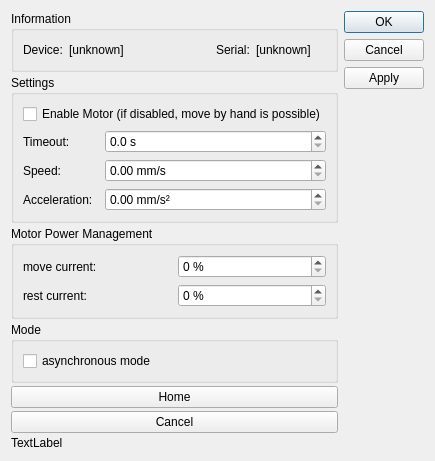
<?xml version="1.0" encoding="UTF-8"?>
<ui version="4.0">
 <class>DialogThorlabsKCubePA</class>
 <widget class="QDialog" name="DialogThorlabsKCubePA">
  <property name="geometry">
   <rect>
    <x>0</x>
    <y>0</y>
    <width>422</width>
    <height>410</height>
   </rect>
  </property>
  <property name="windowTitle">
   <string>Thorlabs KCube Position Aligner</string>
  </property>
  <layout class="QHBoxLayout" name="horizontalLayout">
   <item>
    <layout class="QVBoxLayout" name="verticalLayout_2">
     <property name="spacing">
      <number>3</number>
     </property>
     <item>
      <widget class="QGroupBox" name="group1">
       <property name="title">
        <string>Information</string>
       </property>
       <layout class="QGridLayout" name="gridLayout_2">
        <item row="0" column="0">
         <widget class="QLabel" name="label">
          <property name="text">
           <string>Device:</string>
          </property>
         </widget>
        </item>
        <item row="0" column="2">
         <spacer name="horizontalSpacer">
          <property name="orientation">
           <enum>Qt::Horizontal</enum>
          </property>
          <property name="sizeHint" stdset="0">
           <size>
            <width>40</width>
            <height>20</height>
           </size>
          </property>
         </spacer>
        </item>
        <item row="0" column="1">
         <widget class="QLabel" name="lblDevice">
          <property name="sizePolicy">
           <sizepolicy hsizetype="MinimumExpanding" vsizetype="Preferred">
            <horstretch>0</horstretch>
            <verstretch>0</verstretch>
           </sizepolicy>
          </property>
          <property name="text">
           <string>[unknown]</string>
          </property>
         </widget>
        </item>
        <item row="0" column="4">
         <widget class="QLabel" name="lblSerial">
          <property name="sizePolicy">
           <sizepolicy hsizetype="MinimumExpanding" vsizetype="Preferred">
            <horstretch>0</horstretch>
            <verstretch>0</verstretch>
           </sizepolicy>
          </property>
          <property name="text">
           <string>[unknown]</string>
          </property>
          <property name="wordWrap">
           <bool>true</bool>
          </property>
         </widget>
        </item>
        <item row="0" column="3">
         <widget class="QLabel" name="label_6">
          <property name="text">
           <string>Serial:</string>
          </property>
         </widget>
        </item>
       </layout>
      </widget>
     </item>
     <item>
      <widget class="QGroupBox" name="groupSettings">
       <property name="sizePolicy">
        <sizepolicy hsizetype="Preferred" vsizetype="Expanding">
         <horstretch>0</horstretch>
         <verstretch>0</verstretch>
        </sizepolicy>
       </property>
       <property name="title">
        <string>Settings</string>
       </property>
       <layout class="QGridLayout" name="gridLayout">
        <item row="5" column="0">
         <widget class="QLabel" name="label_10">
          <property name="text">
           <string>Speed:</string>
          </property>
         </widget>
        </item>
        <item row="6" column="2">
         <widget class="QDoubleSpinBox" name="spinAccel">
          <property name="sizePolicy">
           <sizepolicy hsizetype="MinimumExpanding" vsizetype="Fixed">
            <horstretch>0</horstretch>
            <verstretch>0</verstretch>
           </sizepolicy>
          </property>
          <property name="prefix">
           <string/>
          </property>
          <property name="suffix">
           <string> mm/s²</string>
          </property>
          <property name="decimals">
           <number>2</number>
          </property>
          <property name="minimum">
           <double>0.000000000000000</double>
          </property>
          <property name="maximum">
           <double>5000.000000000000000</double>
          </property>
          <property name="singleStep">
           <double>1.000000000000000</double>
          </property>
          <property name="value">
           <double>0.000000000000000</double>
          </property>
         </widget>
        </item>
        <item row="6" column="0">
         <widget class="QLabel" name="label_9">
          <property name="text">
           <string>Acceleration:</string>
          </property>
         </widget>
        </item>
        <item row="1" column="0">
         <widget class="QLabel" name="label_11">
          <property name="text">
           <string>Timeout:</string>
          </property>
         </widget>
        </item>
        <item row="5" column="2">
         <widget class="QDoubleSpinBox" name="spinSpeed">
          <property name="sizePolicy">
           <sizepolicy hsizetype="MinimumExpanding" vsizetype="Fixed">
            <horstretch>0</horstretch>
            <verstretch>0</verstretch>
           </sizepolicy>
          </property>
          <property name="prefix">
           <string/>
          </property>
          <property name="suffix">
           <string> mm/s</string>
          </property>
          <property name="decimals">
           <number>2</number>
          </property>
          <property name="minimum">
           <double>0.000000000000000</double>
          </property>
          <property name="maximum">
           <double>5000.000000000000000</double>
          </property>
          <property name="singleStep">
           <double>1.000000000000000</double>
          </property>
          <property name="value">
           <double>0.000000000000000</double>
          </property>
         </widget>
        </item>
        <item row="0" column="0" colspan="3">
         <widget class="QCheckBox" name="checkEnabled">
          <property name="text">
           <string>Enable Motor (if disabled, move by hand is possible)</string>
          </property>
         </widget>
        </item>
        <item row="1" column="2">
         <widget class="QDoubleSpinBox" name="spinTimeout">
          <property name="sizePolicy">
           <sizepolicy hsizetype="MinimumExpanding" vsizetype="Fixed">
            <horstretch>0</horstretch>
            <verstretch>0</verstretch>
           </sizepolicy>
          </property>
          <property name="prefix">
           <string/>
          </property>
          <property name="suffix">
           <string> s</string>
          </property>
          <property name="decimals">
           <number>1</number>
          </property>
          <property name="minimum">
           <double>0.000000000000000</double>
          </property>
          <property name="maximum">
           <double>5000.000000000000000</double>
          </property>
          <property name="singleStep">
           <double>1.000000000000000</double>
          </property>
          <property name="value">
           <double>0.000000000000000</double>
          </property>
         </widget>
        </item>
       </layout>
      </widget>
     </item>
     <item>
      <widget class="QGroupBox" name="groupMotorPower">
       <property name="minimumSize">
        <size>
         <width>0</width>
         <height>0</height>
        </size>
       </property>
       <property name="title">
        <string>Motor Power Management</string>
       </property>
       <layout class="QGridLayout" name="gridLayout_3">
        <item row="0" column="0">
         <widget class="QLabel" name="label_3">
          <property name="text">
           <string>move current:</string>
          </property>
         </widget>
        </item>
        <item row="0" column="1">
         <widget class="QSpinBox" name="spinMoveCurrent">
          <property name="suffix">
           <string> %</string>
          </property>
          <property name="maximum">
           <number>100</number>
          </property>
         </widget>
        </item>
        <item row="1" column="0">
         <widget class="QLabel" name="label_4">
          <property name="text">
           <string>rest current:</string>
          </property>
         </widget>
        </item>
        <item row="1" column="1">
         <widget class="QSpinBox" name="spinRestCurrent">
          <property name="suffix">
           <string> %</string>
          </property>
          <property name="maximum">
           <number>100</number>
          </property>
         </widget>
        </item>
       </layout>
      </widget>
     </item>
     <item>
      <widget class="QGroupBox" name="groupMode">
       <property name="title">
        <string>Mode</string>
       </property>
       <layout class="QVBoxLayout" name="verticalLayout">
        <item>
         <widget class="QCheckBox" name="checkAsync">
          <property name="text">
           <string>asynchronous mode</string>
          </property>
         </widget>
        </item>
       </layout>
      </widget>
     </item>
     <item>
      <widget class="QPushButton" name="btnCalib">
       <property name="text">
        <string>Home</string>
       </property>
      </widget>
     </item>
     <item>
      <widget class="QPushButton" name="btnCalibInterrupt">
       <property name="text">
        <string>Cancel</string>
       </property>
      </widget>
     </item>
     <item>
      <widget class="QLabel" name="lblHomed">
       <property name="text">
        <string>TextLabel</string>
       </property>
      </widget>
     </item>
     <item>
      <spacer name="verticalSpacer">
       <property name="orientation">
        <enum>Qt::Vertical</enum>
       </property>
       <property name="sizeHint" stdset="0">
        <size>
         <width>20</width>
         <height>40</height>
        </size>
       </property>
      </spacer>
     </item>
    </layout>
   </item>
   <item>
    <widget class="QDialogButtonBox" name="buttonBox">
     <property name="locale">
      <locale language="German" country="Germany"/>
     </property>
     <property name="orientation">
      <enum>Qt::Vertical</enum>
     </property>
     <property name="standardButtons">
      <set>QDialogButtonBox::Apply|QDialogButtonBox::Cancel|QDialogButtonBox::Ok</set>
     </property>
    </widget>
   </item>
  </layout>
 </widget>
 <resources/>
 <connections/>
</ui>
